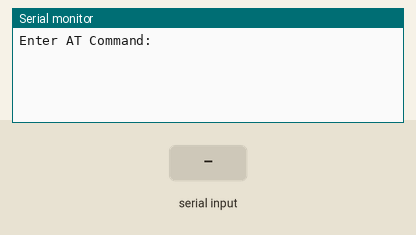
Simulated run of this sketch. Board: Arduino Uno, built with avr-gcc and run on an emulated ATmega328P. On the bench: the last lines printed to the serial monitor. Inputs (shaded band) come from the test bench.

Above: at 1.2 s.
1.3 s: "1" received over the second serial link
At 2.3 s:
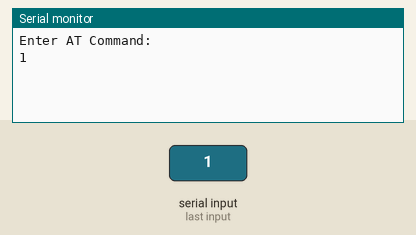
2.8 s: "0" received over the second serial link
At 3.4 s:
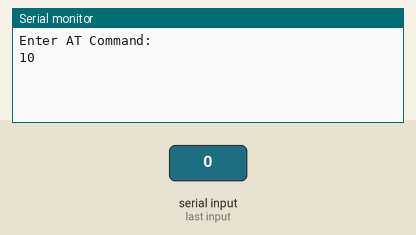

Measured:
- after the input at 1.3 s, the serial monitor: prints a new line at once (image 1)
- after the input at 2.8 s, the serial monitor: prints a new line at once (image 2)

The sketch:

setBTsettingsFromTerminal.ino
```cpp
#include <SoftwareSerial.h>
#define RX_PIN 10
#define TX_PIN 11

SoftwareSerial btSerial = SoftwareSerial(RX_PIN, TX_PIN);

void setup() {

  pinMode(TX_PIN, OUTPUT);
  pinMode(RX_PIN, INPUT);

  btSerial.begin(9600);
  Serial.begin(9600);
  Serial.println("Enter AT Command:");
}

void loop() {

  while (Serial.available())
    btSerial.write(Serial.read()); // sent

  while (btSerial.available())
     Serial.write(btSerial.read()); // received
}
```
